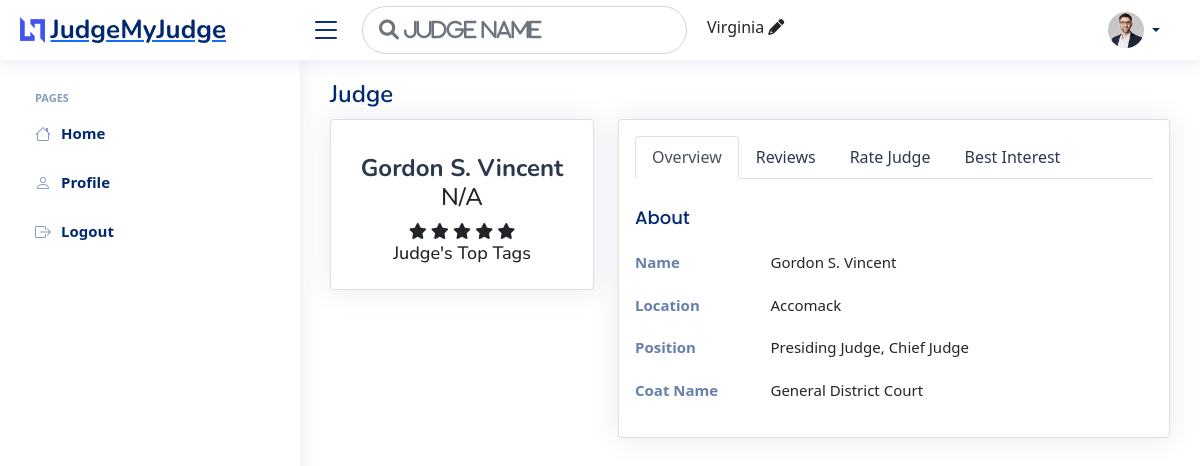
Page /getJudge2/2 (signed in) on the committed database.
### judge/models.py (models this page shows, shortened)
class judge (models.Model):
    location = models.CharField(max_length=100, null=True, blank=True)
    state = models.CharField(max_length=100, default="Virginia")
    name = models.CharField(
        max_length=100, null=True, blank=True)
    position = models.CharField(max_length=100, null=True, blank=True)
    coat_name = models.CharField(
        max_length=100, null=True, blank=True)
    numberOfRatings = models.IntegerField(default=0)
    obtainScore = models.FloatField(default=0)
    totalRating = models.FloatField(default=0)

### registration/models.py (models this page shows, shortened)
class UserProfile(models.Model):
    user = models.OneToOneField(User, on_delete=models.CASCADE)
    date_of_birth = models.DateField()
    address = models.CharField(max_length=500)
    case_number = models.IntegerField(blank=True, null=True)
    picture_id = models.ImageField(blank=True, null=True,
                                   upload_to='user_image/', default="default.jpg")
    membership = models.BooleanField(default=False)

### judge/views.py (the view)
# urls.py: path('getJudge2/<str:pk>', views.getJudge2, name="getJudge2"),
def getJudge2(request, pk):
    profile = ""
    user = request.user
    canrate = True
    canbestintrest = True
    total_rating = 0
    if request.user.is_authenticated:
        profile = UserProfile.objects.get(user=user)
    judgeInfo = judge.objects.get(id=pk)
    try:
        ratting = judgeRateing.objects.filter(ratedTo=judgeInfo)
        total_num = (len(ratting))*5
        obtain_num = 0
        for r in ratting:
            obtain_num += r.rating
            if r.user == request.user:
                canrate = False
        if total_num != 0:
            total_rating = (obtain_num/total_num)*5
    except User.DoesNotExist:
        ratting = ''
    try:
        bestIntrest = bestInterest.objects.filter(ratedTo=judgeInfo)
        for r in bestIntrest:
            if r.user == request.user:
                canbestintrest = False
    except User.DoesNotExist:
        ratting = ''
    listOfTags = tags.objects.all()
    category_list = categories.objects.all()
    request.session["JudgeLocation"] = judgeInfo.state
    tagList = judgeTags.objects.filter(tagTo=judgeInfo)
    userTag = []
    if request.user.is_authenticated:
        uTag = judgeTags.objects.filter(tagTo=judgeInfo, user=request.user)
        for uT in uTag:
            userTag.append(uT.tag.name)
    context = {'judgeInfo': judgeInfo,
               'profile': profile, 'ratting': ratting, 'total_rating': total_rating, 'canrate': canrate, 'canbestintrest': canbestintrest, 'categories': category_list, 'listOfTags': listOfTags, 'tagList': tagList, 'userTag': userTag}
    return render(request, 'judge/ratejudge.html', context)

### judge/templates/judge/ratejudge.html (shortened to what this page needs)
{% extends "main.html" %}
{% load static %}
{% block content %}
{% include "head.html" %}
{% include "sidebar.html" %}
<main id="main" class="main">
    <div class="pagetitle">
      <h1>Judge</h1>
    </div>
    <section class="section profile">
      <div class="row">
        <div class="col-xl-4">
          <div class="card">
            <div class="card-body profile-card pt-4 d-flex flex-column align-items-center">
              <h2>{{judgeInfo.name}}</h2>
              <div class="align-items-center">
                {% if judgeInfo.totalRating == 0 %}
                <h4>N/A</h4>
                {% else %}
                <h4>{{judgeInfo.totalRating|floatformat:2}}</h4>
                {% endif %}
              </div>
              <div class="align-items-center">
                {% if judgeInfo.totalRating >= 1 %}
                <span class="fa fa-star checked"></span>
                {% else %}
                <span class="fa fa-star"></span>
                {% endif %}
                {% if judgeInfo.totalRating >= 2 %}
                <span class="fa fa-star checked"></span>
                {% else %}
                <span class="fa fa-star"></span>
                {% endif %}
                {% if judgeInfo.totalRating >= 3 %}
                <span class="fa fa-star checked"></span>
                {% else %}
                <span class="fa fa-star"></span>
                {% endif %}
                {% if judgeInfo.totalRating >= 4 %}
                <span class="fa fa-star checked"></span>
                {% else %}
                <span class="fa fa-star"></span>
                {% endif %}
                {% if judgeInfo.totalRating >= 5 %}
                <span class="fa fa-star checked"></span>
                {% else %}
                <span class="fa fa-star"></span>
                {% endif %}
              </div>
              <h3>Judge's Top Tags</h3>
            </div>
          </div>
        </div>
        <div class="col-xl-8">
          <div class="card" style="overflow: visible !important;">
            <div class="card-body pt-3">
              <ul class="nav nav-tabs nav-tabs-bordered">
                <li class="nav-item">
                  <button class="nav-link active" data-bs-toggle="tab" data-bs-target="#profile-overview">Overview</button>
                </li>
                <li class="nav-item">
                  <button class="nav-link" data-bs-toggle="tab" data-bs-target="#reviews">Reviews</button>
                </li>
                {% if request.user.is_authenticated %}
                  {% if canrate == True %}
                    <li class="nav-item">
                      <button class="nav-link" data-bs-toggle="tab" data-bs-target="#rate-judge">Rate Judge</button>
                    </li>
                  {% else %}
                  <li class="nav-item">
                    <button class="nav-link" data-bs-toggle="tab" data-bs-target="#edit-rate">Edit Rating</button>
                  </li>
                  {% endif %}
                  {% if canbestintrest == True %}
                  <li class="nav-item">
                    <button class="nav-link" data-bs-toggle="tab" data-bs-target="#best-interest">Best Interest</button>
                  </li>
                  {% endif %}
                {% endif %}
              </ul>
              <div class="tab-content pt-2">
                <div class="tab-pane fade show active profile-overview" id="profile-overview">
                  <h5 class="card-title">About</h5>
                  <div class="row">
                    <div class="col-lg-3 col-md-4 label ">Name</div>
                    <div class="col-lg-9 col-md-8">{{judgeInfo.name}}</div>
                  </div>
                  <div class="row">
                    <div class="col-lg-3 col-md-4 label">Location</div>
                    <div class="col-lg-9 col-md-8">{{judgeInfo.location}}</div>
                  </div>
                  <div class="row">
                    <div class="col-lg-3 col-md-4 label">Position</div>
                    <div class="col-lg-9 col-md-8">{{judgeInfo.position}}</div>
                  </div>
                  <div class="row">
                    <div class="col-lg-3 col-md-4 label">Coat Name</div>
                    <div class="col-lg-9 col-md-8">{{judgeInfo.coat_name}}</div>
                  </div>
                </div>
              </div>
            </div>
          </div>
        </div>
      </div>
    </section>
  </main>
{% endblock %}

### templates/head.html (shortened to what this page needs)
<header id="header" class="header fixed-top d-flex align-items-center">
    <div class="d-flex align-items-center justify-content-between">
      <a href="{% url 'profile' %}" class="logo d-flex align-items-center">
        <img src="assets/img/logo.png" alt="">
        <span class="d-none d-lg-block">JudgeMyJudge</span>
      </a>
      <i class="bi bi-list toggle-sidebar-btn"></i>
    </div>
    <div class="search-bar">
      <input type="text" id="headSearchJudge" class="form-control form-control-lg headSearchJudge" placeholder="&#xF002; Judge name">
    </div>
    {% if request.session.JudgeLocation %}
    <div class="headLocationOption" id="headLocationOption">
      <p id="setLocation">{{request.session.JudgeLocation}} <i class ="fa fa-pencil" id="changeHeadLocation"></i></p>
    </div>
    {% endif %}
    <nav class="header-nav ms-auto">
      <ul class="d-flex align-items-center">
        {% if request.user.is_authenticated %}
        <li class="nav-item dropdown pe-3">
          <a class="nav-link nav-profile d-flex align-items-center pe-0" href="#" data-bs-toggle="dropdown">
            <img src="{{profile.picture_id.url}}" alt="Profile" class="rounded-circle">
            <span class="d-none d-md-block dropdown-toggle ps-2">{{profile.user.first_name}}</span>
          </a>
        </li>
          {% else %}
            <li class="dropdown-header">
              <h6><a href="{% url 'loginPage' %}">Login</a></h6>
            </li>
          {% endif %}
      </ul>
    </nav>
  </header>

### static/css/style.css (style rules this page uses)
:root { scroll-behavior: smooth; }
body { font-family: "Open Sans", sans-serif; background: #f6f9ff; color: #444444; }
a { color: #4154f1; text-decoration: none; }
h1, h2, h3, h4, h5, h6 { font-family: "Nunito", sans-serif; }
#main { margin-top: 60px; padding: 20px 30px; transition: all 0.3s; }
.pagetitle { margin-bottom: 10px; }
.pagetitle h1 { font-size: 24px; margin-bottom: 0; font-weight: 600; color: #012970; }
.card { margin-bottom: 30px; border: none; border-radius: 5px; box-shadow: 0px 0 30px rgba(1, 41, 112, 0.1); overflow: hidden; }
.card-title { padding: 20px 0 15px 0; font-size: 18px; font-weight: 500; color: #012970; font-family: "Poppins", sans-serif; }
.card-body { padding: 0 20px 20px 20px; }
.nav-tabs-bordered { border-bottom: 2px solid #ebeef4; }
.nav-tabs-bordered .nav-link { margin-bottom: -2px; border: none; color: #2c384e; }
.nav-tabs-bordered .nav-link.active { background-color: #fff; color: #4154f1; border-bottom: 2px solid #4154f1; }
.logo { line-height: 1; }
@media (min-width: 1200px) { .logo { width: 280px; } }
.logo img { max-height: 26px; margin-right: 6px; }
.logo span { font-size: 26px; font-weight: 700; color: #012970; font-family: "Nunito", sans-serif; }
.header { transition: all 0.5s; z-index: 997; height: 60px; box-shadow: 0px 2px 20px rgba(1, 41, 112, 0.1); background-color: #fff; padding-left: 20px; }
.header .toggle-sidebar-btn { font-size: 32px; padding-left: 10px; cursor: pointer; color: #012970; }
.header .search-bar { min-width: 360px; padding: 0 20px; }
.header-nav ul { list-style: none; }
.header-nav > ul { margin: 0; padding: 0; }
.header-nav .nav-profile { color: #012970; }
.header-nav .nav-profile img { max-height: 36px; }
.header-nav .nav-profile span { font-size: 14px; font-weight: 600; }
@media (min-width: 1200px) { #main, #footer { margin-left: 300px; } }
.profile .profile-card h2 { font-size: 24px; font-weight: 700; color: #2c384e; margin: 10px 0 0 0; }
.profile .profile-card h3 { font-size: 18px; }
.profile .profile-overview .row { margin-bottom: 20px; font-size: 15px; }
.profile .profile-overview .card-title { color: #012970; }
.profile .profile-overview .label { font-weight: 600; color: rgba(1, 41, 112, 0.6); }

### static/css/headSearch.css (style rules this page uses)
.headSearchJudge { font-family: FontAwesome; width: 325px; font-style: normal; font-weight: normal; text-decoration: inherit; border-radius: 25px; }
#changeHeadLocation { cursor: pointer; }
.fa-star { cursor: pointer; }
.headLocationOption { margin-top: 10px; }

### rows in the picture
judge: session.JudgeLocation "Virginia", name "Gordon S. Vincent", location "Accomack", position "Presiding Judge, Chief Judge", coat_name "General District Court"
UserProfile: picture_id (picture)
